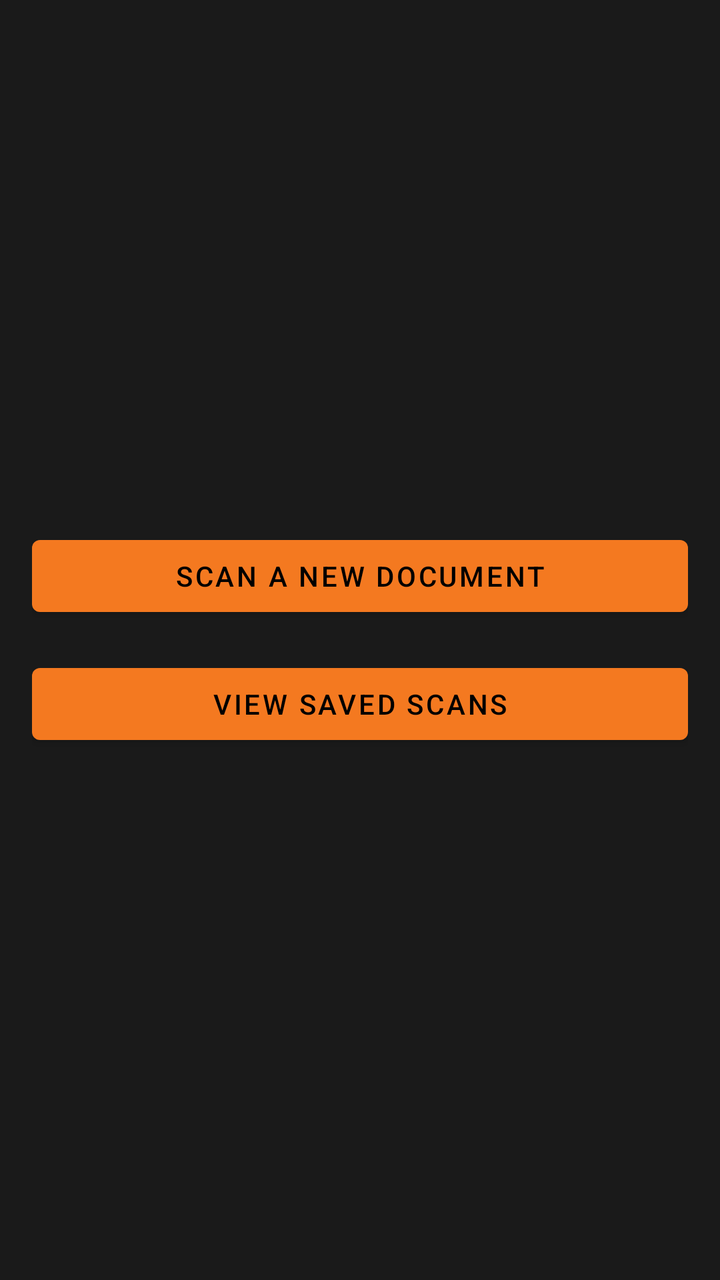
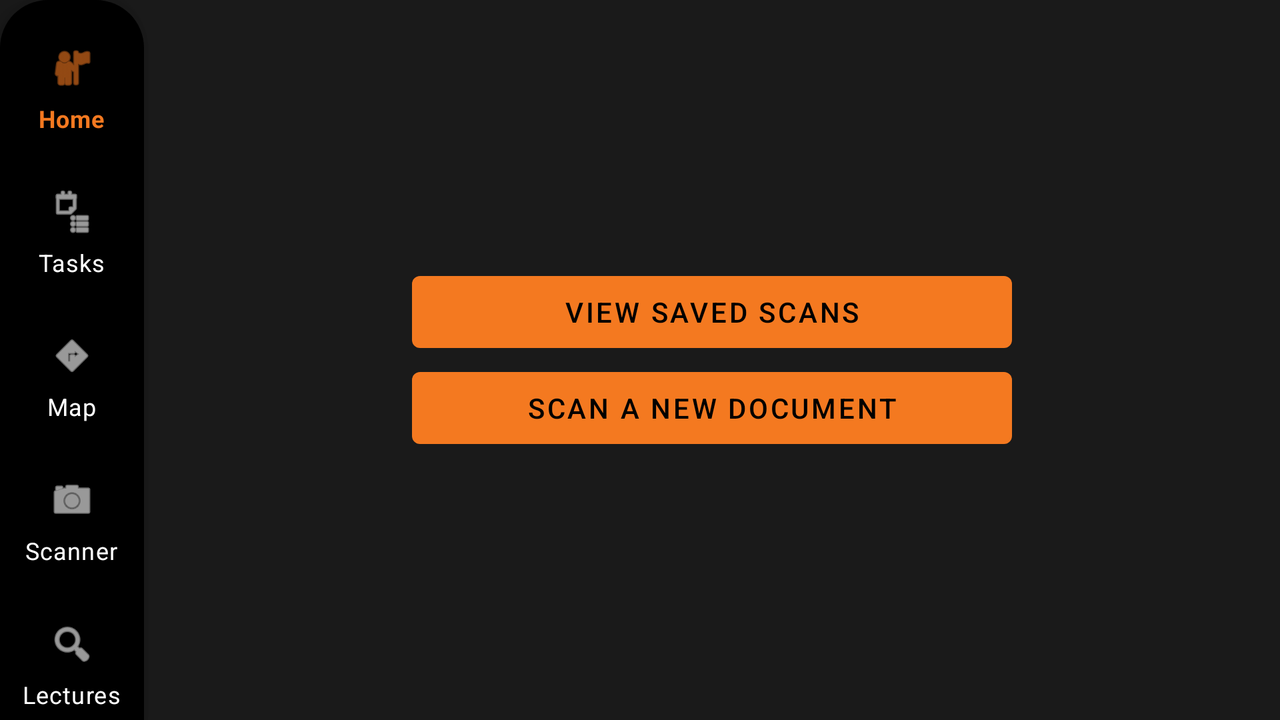

The same Android screen from two of the app's own layout files: first res/layout/ as a phone draws it, then the repository's variant for another configuration, drawn on a device whose configuration selects that folder. Both files follow.
<!-- AndroidManifest.xml: application theme Theme.StudentProductivityAPP.Dark -->
<!-- res/layout/activity_pdf_hub.xml -->
<?xml version="1.0" encoding="utf-8"?>
<LinearLayout xmlns:android="http://schemas.android.com/apk/res/android"
    xmlns:tools="http://schemas.android.com/tools"
    android:layout_width="match_parent"
    android:layout_height="match_parent"
    android:orientation="vertical"
    android:gravity="center"
    android:padding="16dp"
    tools:context="com.example.studentproductivityapp.features.pdf_scanner.PdfHubActivity">

    <Button
        android:id="@+id/btnScanNew"
        android:layout_width="match_parent"
        android:layout_height="wrap_content"
        android:text="Scan a New Document" />

    <Button
        android:id="@+id/btnViewSaved"
        android:layout_width="match_parent"
        android:layout_height="wrap_content"
        android:layout_marginTop="16dp"
        android:text="View Saved Scans" />

</LinearLayout>
<!-- resources referenced by this layout -->
<resources>
  <style name="Theme.StudentProductivityAPP.Dark" parent="Theme.MaterialComponents.DayNight.NoActionBar">
          <item name="android:windowBackground">@color/isu_black</item>
      <item name="colorPrimary">@color/isu_orange</item>
      <item name="colorPrimaryVariant">@color/isu_orange</item>
          <item name="colorOnPrimary">@color/black</item>
  
          <item name="colorSecondary">@color/isu_orange</item>
          <item name="colorSecondaryVariant">@color/isu_orange</item>
          <item name="colorOnSecondary">@color/black</item>
  
  <item name="android:statusBarColor">@android:color/transparent</item>
  
          <item name="android:windowLightStatusBar" tools:targetApi="m">false</item>
          <item name="android:navigationBarColor"> @color/isu_black</item>
  
  </style>
  <color name="isu_black">#1A1A1A</color>
  <color name="isu_orange">#F47920</color>
  <color name="black">#FF000000</color>
</resources>
<!-- res/layout-w600dp/activity_pdf_hub.xml (the repository's variant of the layout above) -->
<!-- drawn on the phone turned sideways -->
<?xml version="1.0" encoding="utf-8"?>
<androidx.constraintlayout.widget.ConstraintLayout xmlns:android="http://schemas.android.com/apk/res/android"
    xmlns:tools="http://schemas.android.com/tools"
    android:layout_width="match_parent"
    android:layout_height="match_parent"
    xmlns:app="http://schemas.android.com/apk/res-auto"
    android:background="@color/isu_black"
    android:fitsSystemWindows="true"
    tools:context="com.example.studentproductivityapp.features.pdf_scanner.PdfHubActivity">

    <com.google.android.material.navigationrail.NavigationRailView
        android:id="@+id/bottomNavigationView"
        android:layout_width="wrap_content"
        android:layout_height="match_parent"
        app:layout_constraintStart_toStartOf="parent"
        app:layout_constraintTop_toTopOf="parent"
        app:layout_constraintBottom_toBottomOf="parent"
        android:background="@drawable/bg_rounded_nav"
        app:itemIconTint="@color/nav_item_colors"
        app:itemTextColor="@color/nav_item_colors"
        app:labelVisibilityMode="labeled"
        app:menu="@menu/bottom_nav" />

    <androidx.constraintlayout.widget.ConstraintLayout
        android:id="@+id/frameLayout"
        android:layout_width="0dp"
        android:layout_height="0dp"
        app:layout_constraintBottom_toBottomOf="parent"
        app:layout_constraintEnd_toEndOf="parent"
        app:layout_constraintStart_toEndOf="@id/bottomNavigationView"
        app:layout_constraintTop_toTopOf="parent">

        <Button
            android:id="@+id/btnScanNew"
            android:layout_width="300dp"
            android:layout_height="wrap_content"
            android:text="Scan a New Document"
            app:layout_constraintBottom_toBottomOf="parent"
            app:layout_constraintEnd_toEndOf="parent"
            app:layout_constraintStart_toStartOf="parent"
            app:layout_constraintTop_toBottomOf="@+id/btnViewSaved" />

        <Button
            android:id="@+id/btnViewSaved"
            android:layout_width="300dp"
            android:layout_height="wrap_content"
            android:text="View Saved Scans"
            app:layout_constraintBottom_toTopOf="@+id/btnScanNew"
            app:layout_constraintEnd_toEndOf="parent"
            app:layout_constraintStart_toStartOf="parent"
            app:layout_constraintTop_toTopOf="parent"
            app:layout_constraintVertical_chainStyle="packed" />

    </androidx.constraintlayout.widget.ConstraintLayout>

</androidx.constraintlayout.widget.ConstraintLayout>
<!-- resources referenced by the variant -->
<!-- as the phone turned sideways resolves them -->
<resources>
  <color name="isu_black">#1A1A1A</color>
  <!-- drawable bg_rounded_nav (drawable) -->
  <?xml version="1.0" encoding="utf-8"?>
  <shape xmlns:android="http://schemas.android.com/apk/res/android">
      <solid android:color="@color/black" />
      <corners
          android:topLeftRadius="24dp"
          android:topRightRadius="24dp" />
  </shape>
  <style name="Theme.StudentProductivityAPP.Dark" parent="Theme.MaterialComponents.DayNight.NoActionBar">
          <item name="android:windowBackground">@color/isu_black</item>
      <item name="colorPrimary">@color/isu_orange</item>
      <item name="colorPrimaryVariant">@color/isu_orange</item>
          <item name="colorOnPrimary">@color/black</item>
  
          <item name="colorSecondary">@color/isu_orange</item>
          <item name="colorSecondaryVariant">@color/isu_orange</item>
          <item name="colorOnSecondary">@color/black</item>
  
  <item name="android:statusBarColor">@android:color/transparent</item>
  
          <item name="android:windowLightStatusBar" tools:targetApi="m">false</item>
          <item name="android:navigationBarColor"> @color/isu_black</item>
  
  </style>
  <color name="black">#FF000000</color>
  <color name="isu_orange">#F47920</color>
</resources>
